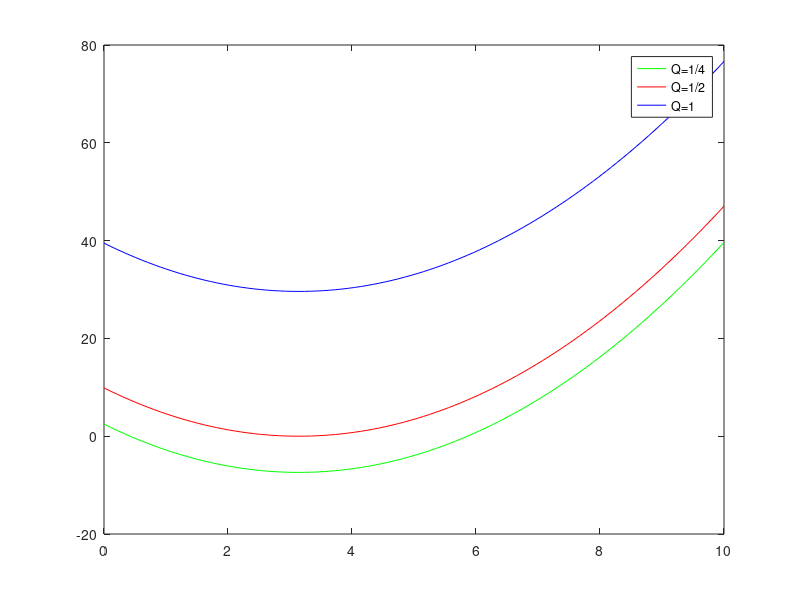

Here is the MATLAB script that generated this plot: (Note: this script raises an error after producing the figure.)
%MHD
c = 1;
G = 1;
s = 1;
Q = 1/4;
o = (Q*pi*G*s)/c;
k = linspace(0,10,100);
w = c^2.*k.^2 - 2*(pi*G*s).*k + 4*o^2;
plot(k,w,'g')
hold on 
Q = 0.5;
o = (Q*pi*G*s)/c;
w = c^2.*k.^2 - 2*(pi*G*s).*k + 4*o^2;
plot(k,w,'r')
hold on 
Q = 1;
o = (Q*pi*G*s)/c;
w = c^2.*k.^2 - 2*(pi*G*s).*k + 4*o^2;
plot(k,w,'b')
legend('Q=1/4','Q=1/2','Q=1')
ax = gca;
ax.XAxisLocation = 'origin';